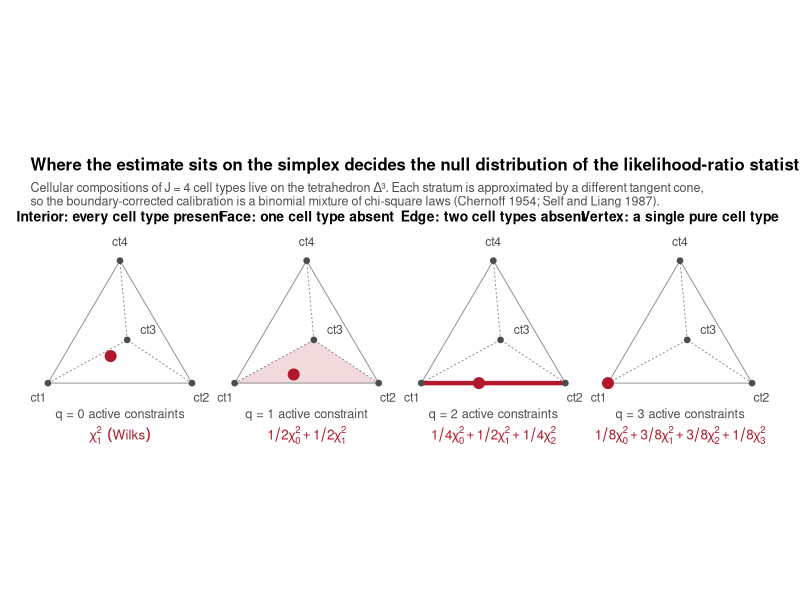

Write the R code that produced this figure.
#!/usr/bin/env Rscript
# Illustration of the four strata of the 3-simplex (J = 4 cell types) and
# the tangent cone that governs the null distribution of the DeCovarT
# likelihood-ratio statistic on each of them.
#
# Usage (from the repository root):
#   Rscript vignettes/scripts/generate_simplex_boundary_figure.R
#
# Output: vignettes/figures/simplex_boundary_tangent_cones.png

library(ggplot2)

output_path <- file.path(
  "vignettes",
  "figures",
  "simplex_boundary_tangent_cones.png"
)
dir.create(dirname(output_path), recursive = TRUE, showWarnings = FALSE)

# Vertex positions for a tetrahedron seen from outside: ct1, ct2 and ct4
# form the visible hull and ct3 is the far vertex, so the three edges
# incident to it read as receding. The barycentric embedding
# p -> sum_j p_j v_j is affine, hence maps the simplex onto that hull.
tetrahedron <- rbind(
  ct1 = c(-1.00, -0.58),
  ct2 = c(1.00, -0.58),
  ct3 = c(0.10, 0.02),
  ct4 = c(0.00, 1.12)
)

embed <- function(p) {
  coords <- drop(matrix(p, nrow = 1L) %*% tetrahedron)
  data.frame(x = coords[[1L]], y = coords[[2L]])
}

vertices <- data.frame(
  x = tetrahedron[, 1L],
  y = tetrahedron[, 2L],
  celltype = rownames(tetrahedron),
  # Nudge labels away from the hull centroid.
  label_x = tetrahedron[, 1L] * 1.13 + c(0, 0, 0.28, 0),
  label_y = tetrahedron[, 2L] * 1.13 + c(-0.12, -0.12, 0.14, 0.12),
  stringsAsFactors = FALSE
)

edge_pairs <- utils::combn(4L, 2L)
edges <- do.call(
  rbind,
  lapply(seq_len(ncol(edge_pairs)), function(k) {
    from <- vertices[edge_pairs[1L, k], c("x", "y")]
    to <- vertices[edge_pairs[2L, k], c("x", "y")]
    data.frame(
      x = from$x,
      y = from$y,
      xend = to$x,
      yend = to$y,
      # Edges touching the far vertex ct3 are drawn as hidden lines.
      hidden = 3L %in% edge_pairs[, k]
    )
  })
)

# One panel per stratum: q counts the constraints active on the boundary.
strata <- list(
  list(
    label = "Interior: every cell type present",
    p = c(0.40, 0.25, 0.20, 0.15),
    q = 0L,
    highlight = NULL
  ),
  list(
    label = "Face: one cell type absent",
    p = c(0.50, 0.30, 0.20, 0.00),
    q = 1L,
    highlight = c(1L, 2L, 3L)
  ),
  list(
    label = "Edge: two cell types absent",
    p = c(0.60, 0.40, 0.00, 0.00),
    q = 2L,
    highlight = c(1L, 2L)
  ),
  list(
    label = "Vertex: a single pure cell type",
    p = c(1.00, 0.00, 0.00, 0.00),
    q = 3L,
    highlight = 1L
  )
)

mixture_label <- function(q) {
  if (q == 0L) {
    return("chi[1]^2~~(Wilks)")
  }
  weights <- stats::dbinom(0:q, size = q, prob = 0.5)
  terms <- sprintf(
    "%s*chi[%d]^2",
    MASS::fractions(weights),
    0:q
  )
  paste(terms, collapse = " + ")
}

panel_levels <- vapply(strata, function(s) s$label, character(1))

panel_frame <- function(component) {
  do.call(
    rbind,
    lapply(strata, function(s) {
      value <- component(s)
      if (is.null(value) || nrow(value) == 0L) {
        return(NULL)
      }
      value$panel <- factor(s$label, levels = panel_levels)
      value
    })
  )
}

edges_all <- panel_frame(function(s) edges)
vertices_all <- panel_frame(function(s) vertices)

points_all <- panel_frame(function(s) {
  out <- embed(s$p)
  out$q <- s$q
  out
})

# Shade the active face (q = 1) or thicken the active edge / vertex.
faces_all <- panel_frame(function(s) {
  if (is.null(s$highlight) || length(s$highlight) != 3L) {
    return(NULL)
  }
  vertices[s$highlight, c("x", "y")]
})

active_edges_all <- panel_frame(function(s) {
  if (is.null(s$highlight) || length(s$highlight) != 2L) {
    return(NULL)
  }
  from <- vertices[s$highlight[[1L]], c("x", "y")]
  to <- vertices[s$highlight[[2L]], c("x", "y")]
  data.frame(x = from$x, y = from$y, xend = to$x, yend = to$y)
})

captions_all <- panel_frame(function(s) {
  data.frame(
    x = 0,
    y = min(vertices$y) - 0.42,
    text = sprintf(
      "q = %d active constraint%s",
      s$q,
      if (s$q == 1L) "" else "s"
    )
  )
})

mixtures_all <- panel_frame(function(s) {
  data.frame(
    x = 0,
    y = min(vertices$y) - 0.72,
    text = mixture_label(s$q)
  )
})

highlight_colour <- "#B2182B"
context_colour <- "#4D4D4D"

plot_object <- ggplot() +
  geom_polygon(
    data = faces_all,
    aes(x = .data$x, y = .data$y),
    fill = highlight_colour,
    alpha = 0.16
  ) +
  geom_segment(
    data = edges_all,
    aes(
      x = .data$x,
      y = .data$y,
      xend = .data$xend,
      yend = .data$yend,
      linetype = .data$hidden
    ),
    colour = context_colour,
    linewidth = 0.35,
    alpha = 0.6
  ) +
  scale_linetype_manual(values = c(`FALSE` = "solid", `TRUE` = "22")) +
  geom_segment(
    data = active_edges_all,
    aes(x = .data$x, y = .data$y, xend = .data$xend, yend = .data$yend),
    colour = highlight_colour,
    linewidth = 1.5
  ) +
  geom_point(
    data = vertices_all,
    aes(x = .data$x, y = .data$y),
    colour = context_colour,
    size = 1.6
  ) +
  geom_text(
    data = vertices_all,
    aes(x = .data$label_x, y = .data$label_y, label = .data$celltype),
    colour = context_colour,
    size = 3.1
  ) +
  geom_point(
    data = points_all,
    aes(x = .data$x, y = .data$y),
    colour = highlight_colour,
    size = 3.4
  ) +
  geom_text(
    data = captions_all,
    aes(x = .data$x, y = .data$y, label = .data$text),
    size = 3.2,
    colour = context_colour
  ) +
  geom_text(
    data = mixtures_all,
    aes(x = .data$x, y = .data$y, label = .data$text),
    parse = TRUE,
    size = 3.4,
    colour = highlight_colour
  ) +
  facet_wrap(~panel, nrow = 1L) +
  coord_equal(clip = "off") +
  labs(
    title = paste(
      "Where the estimate sits on the simplex decides the null",
      "distribution of the likelihood-ratio statistic"
    ),
    subtitle = paste(
      "Cellular compositions of J = 4 cell types live on the tetrahedron",
      "\u0394\u00b3. Each stratum is approximated by a different tangent",
      "cone,\nso the boundary-corrected calibration is a binomial mixture",
      "of chi-square laws (Chernoff 1954; Self and Liang 1987)."
    )
  ) +
  theme_void(base_size = 11) +
  guides(linetype = "none") +
  theme(
    plot.title = element_text(hjust = 0, face = "bold", size = 12),
    plot.subtitle = element_text(hjust = 0, size = 9, colour = context_colour),
    strip.text = element_text(size = 10, face = "bold", margin = margin(b = 6)),
    plot.margin = margin(12, 22, 16, 22)
  )

ggsave(
  filename = output_path,
  plot = plot_object,
  width = 12.4,
  height = 4.3,
  dpi = 300,
  bg = "white"
)

message("Wrote ", normalizePath(output_path))
